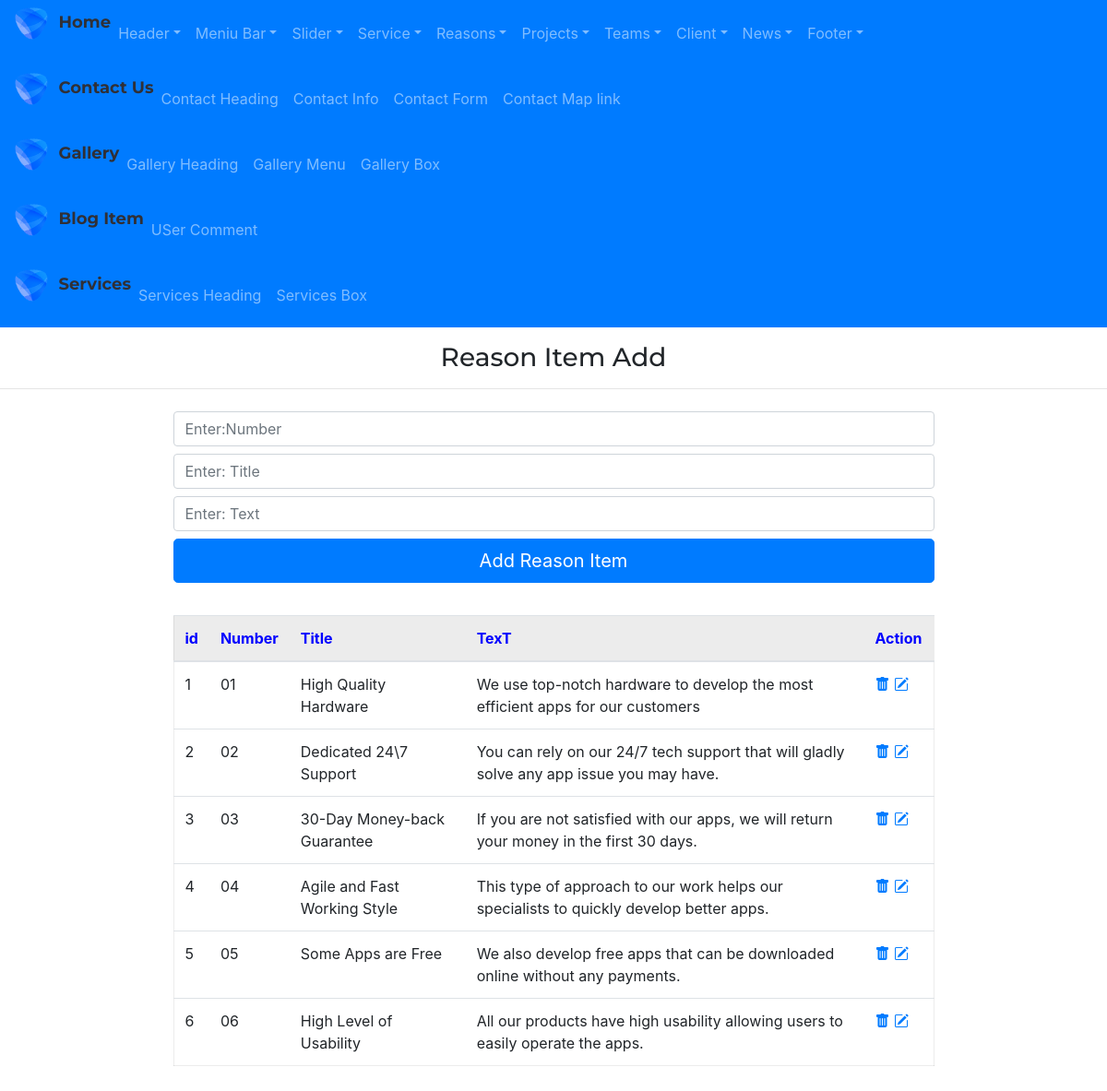
Page /admin/reasonItemAdd on the earlier database version.
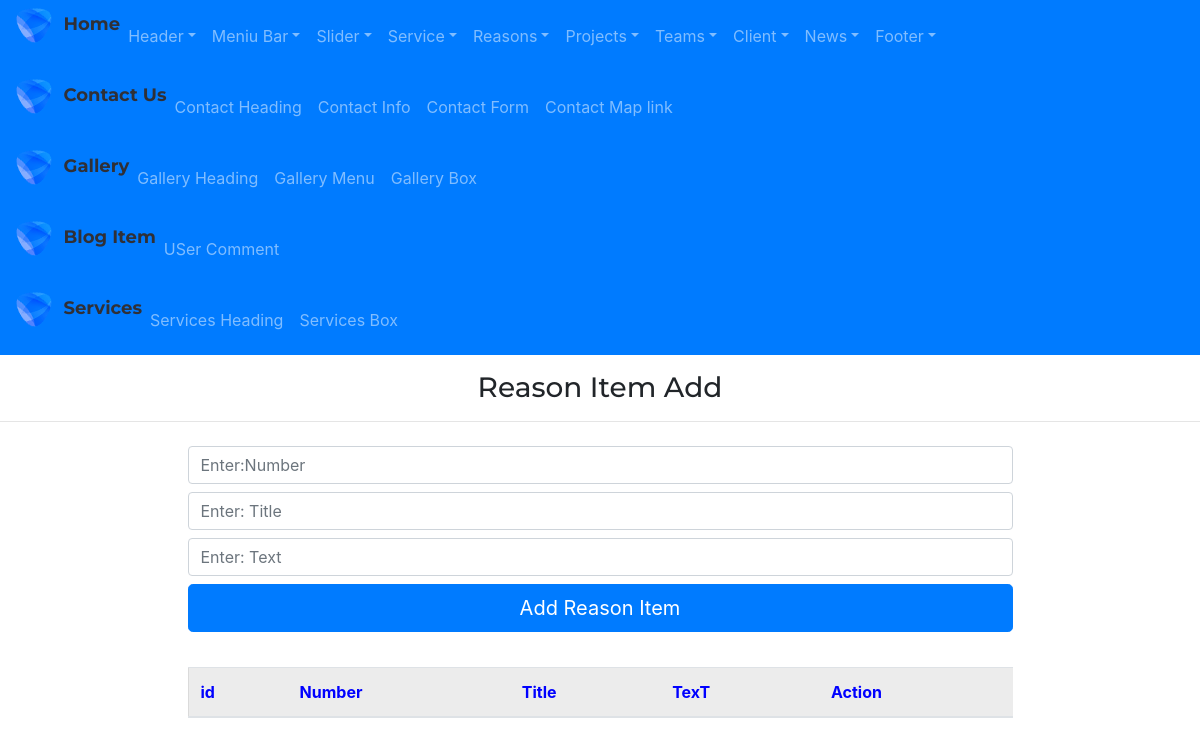
Same page on the later database version.
### app/models.py (models this page shows)
class ReasonItem(db.Model):
    id=db.Column(db.Integer,primary_key=True)
    reasonitem_number=db.Column(db.String(255))
    reasonitem_title=db.Column(db.String(255))
    reasonitem_text=db.Column(db.String(255))

### admin/routes.py (the view, shortened to what this page needs)
@app.route("/admin/reasonItemAdd", methods=['GET', 'POST'])
def reasonItemAdd():
    form=ReasonItemForm()
    reasonitems=ReasonItem.query.all()
    return render_template('admin/reasonItemAdd.html',form=form, reasonitems=reasonitems)

### admin/forms.py
class ReasonItemForm(FlaskForm):
    reasonitem_number=StringField('reasonitem_number')
    reasonitem_title=StringField('reasonitem_title')
    reasonitem_text=StringField('reasonitem_text')
    submit=SubmitField()

### app/templates/admin/reasonItemAdd.html
{% extends "admin/base.html" %}
{% block content %}
<div class="adminright">
    <h3 class="my-3" style="text-align: center;">Reason Item Add</h3>
    <hr>
    <div class="container marg">
        <div class="row justify-content-center">
            <div class="col-9">
                <form action="{{url_for('reasonItemAdd')}}" method='POST'>
                    {{ form.reasonitem_number(class="form-control my-2",placeholder="Enter:Number")}}
                    {{ form.reasonitem_title(class="form-control my-2",placeholder="Enter: Title")}}
                    {{ form.reasonitem_text(class="form-control my-2",placeholder="Enter: Text")}}
                    {{ form.submit(value='Add Reason Item',class='btn btn-primary btn-lg btn-block')}}
                </form>
            </div>
        </div>
    </div>
    <div class="container marg">
        <div class="row justify-content-center">
            <div class="col-9 ">
                <table class="table table-hover " style="margin:35px 0px; border:1px solid rgba(0,0,0,.075);">
                    <thead>
                        <tr style="background-color: rgba(0,0,0,.075); color:blue">
                            <th scope="col">id</th>
                            <th scope="col">Number</th>
                            <th scope="col">Title</th>
                            <th scope="col">TexT</th>
                            <th scope="col">Action</th>
                        </tr>
                    </thead>
                    <tbody>
                        {% for reasonitem in reasonitems %}
                        <tr>
                            <td scope="row">{{reasonitem.id}}</td>
                            <td>{{reasonitem.reasonitem_number}}</td>
                            <td>{{reasonitem.reasonitem_title}}</td>
                            <td>{{reasonitem.reasonitem_text}}</td>
                            <td>
                                <a href="{{url_for('reasonItemDelete',id=reasonitem.id)}}"><i
                                        class="bi bi-trash-fill"></i></a>
                                <a href="{{url_for('reasonItemUpdate',id=reasonitem.id)}}"><i
                                        class="bi bi-pencil-square"></i></a>
                            </td>
                        </tr>
                        {% endfor %}
                    </tbody>
                </table>
            </div>
        </div>
    </div>
</div>
{% endblock %}

Differences in the rows shown:
removed ReasonItem: id "1", reasonitem_number "01", reasonitem_title "High Quality Hardware", reasonitem_text "We use top-notch hardware to develop the most efficient apps for our customers"
removed ReasonItem: id "2", reasonitem_number "02", reasonitem_title "Dedicated 24\\7 Support", reasonitem_text "You can rely on our 24/7 tech support that will gladly solve any app issue you may have."
removed ReasonItem: id "3", reasonitem_number "03", reasonitem_title "30-Day Money-back Guarantee", reasonitem_text "If you are not satisfied with our apps, we will return your money in the first 30 days."
removed ReasonItem: id "4", reasonitem_number "04", reasonitem_title "Agile and Fast Working Style", reasonitem_text "This type of approach to our work helps our specialists to quickly develop better apps."
removed ReasonItem: id "5", reasonitem_number "05", reasonitem_title "Some Apps are Free", reasonitem_text "We also develop free apps that can be downloaded online without any payments."
removed ReasonItem: id "6", reasonitem_number "06", reasonitem_title "High Level of Usability", reasonitem_text "All our products have high usability allowing users to easily operate the apps."
